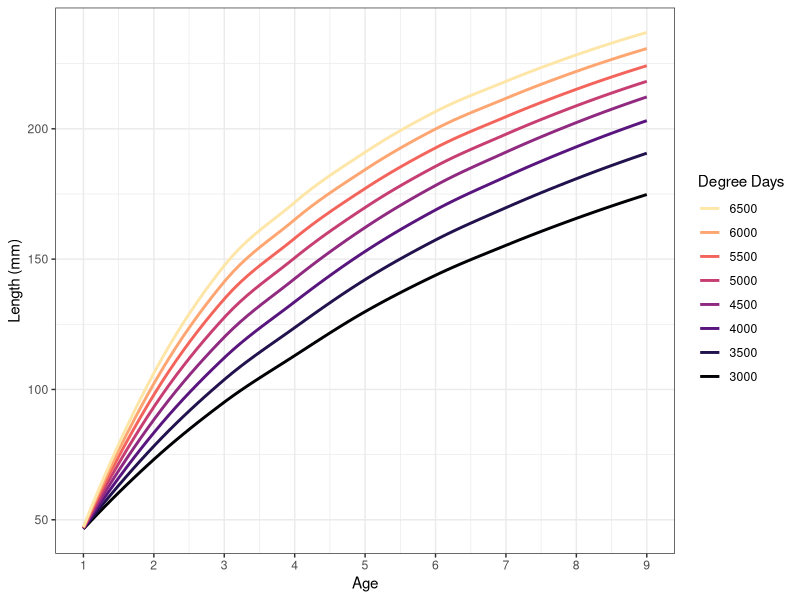
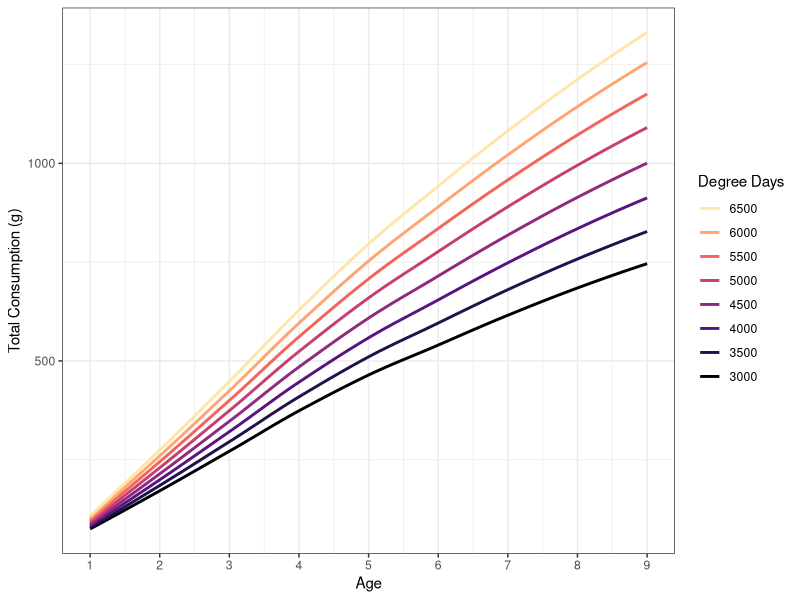
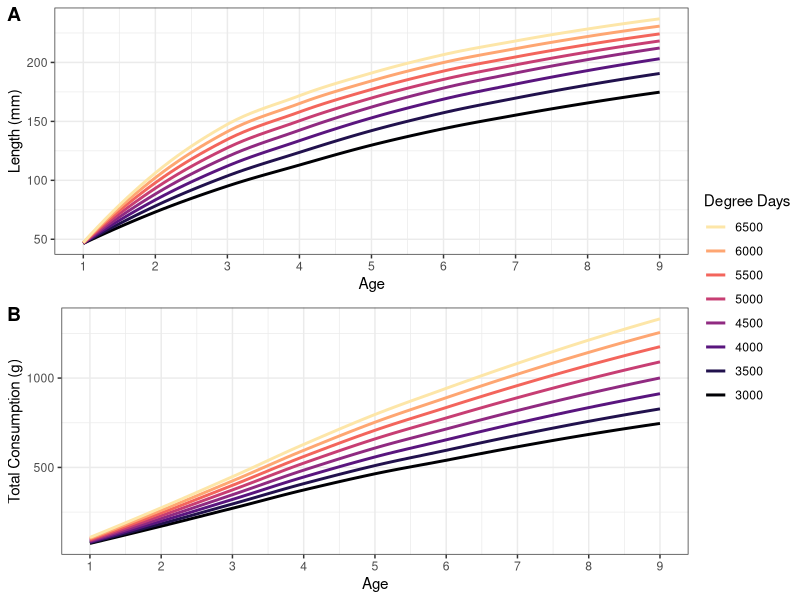
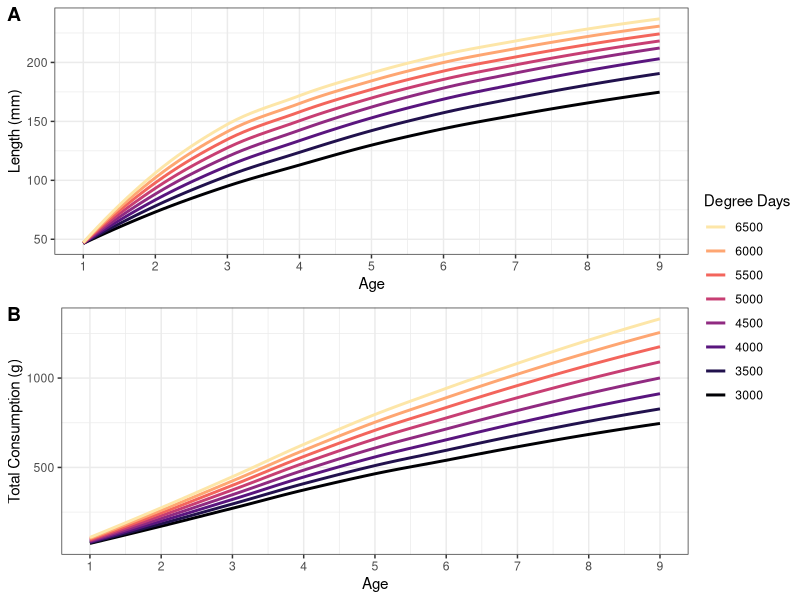

These charts were generated, in order, by the following R code:
#load libraries
library(tidyverse) #data manipulation and plotting
library(ggpubr) #stacking plots

#load data
constant.consumption <- read.csv("bluegill_data/Bioenergetics Output/version6_same_p.csv") %>% 
  mutate(DD = as.factor(DD))

constant.growth <- read.csv("bluegill_data/Bioenergetics Output/version6_same_growth.csv") %>% 
  mutate(DD = as.factor(DD))

#plot constant consumption length by age
(constant.consumption.plot <- ggplot(data = constant.consumption, 
                                     aes(x = Age, y = Initial.Length, color = DD, group = DD))+
    geom_smooth(se = F)+
    scale_color_viridis_d(option = "A", end = 0.95)+
    scale_x_continuous(breaks = c(0, 1, 2, 3, 4, 5, 6, 7, 8, 9, 10))+
    labs(y = "Length (mm)")+
    guides(fill = guide_legend(title = "Degree Days", reverse = T), 
           color = guide_legend(title = "Degree Days", reverse = T))+
    theme_bw()+
    theme()
)

# ggsave("Figures/constant_consumption_length_by_age.tiff",
#        plot = constant.consumption.plot,
#        dpi = 300, width = 200, height = 150, units = "mm")

#plot constant growth consumption by age
(constant.growth.plot <- ggplot(data = constant.growth, 
                                     aes(x = Age, y = Total.Consumption, color = DD, group = DD))+
    geom_smooth(se = F)+
    scale_color_viridis_d(option = "A", end = 0.95)+
    scale_x_continuous(breaks = c(0, 1, 2, 3, 4, 5, 6, 7, 8, 9, 10))+
    labs(y = "Total Consumption (g)")+
    guides(fill = guide_legend(title = "Degree Days", reverse = T), 
           color = guide_legend(title = "Degree Days", reverse = T))+
    theme_bw()+
    theme()
)

# ggsave("Figures/constant_growth_consumption_by_age.tiff", 
#        plot = constant.growth.plot,
#        dpi = 300, width = 200, height = 150, units = "mm")


#stack plots
bioenergetics.stacked <- ggarrange(constant.consumption.plot, constant.growth.plot, 
                                   nrow = 2, ncol = 1, labels = "AUTO", 
                                   common.legend = T, legend = "right")
bioenergetics.stacked

ggsave("Figures/bioenergetics_stacked.tiff", 
       plot = bioenergetics.stacked,
       dpi = 300, width = 200, height = 150, units = "mm")
